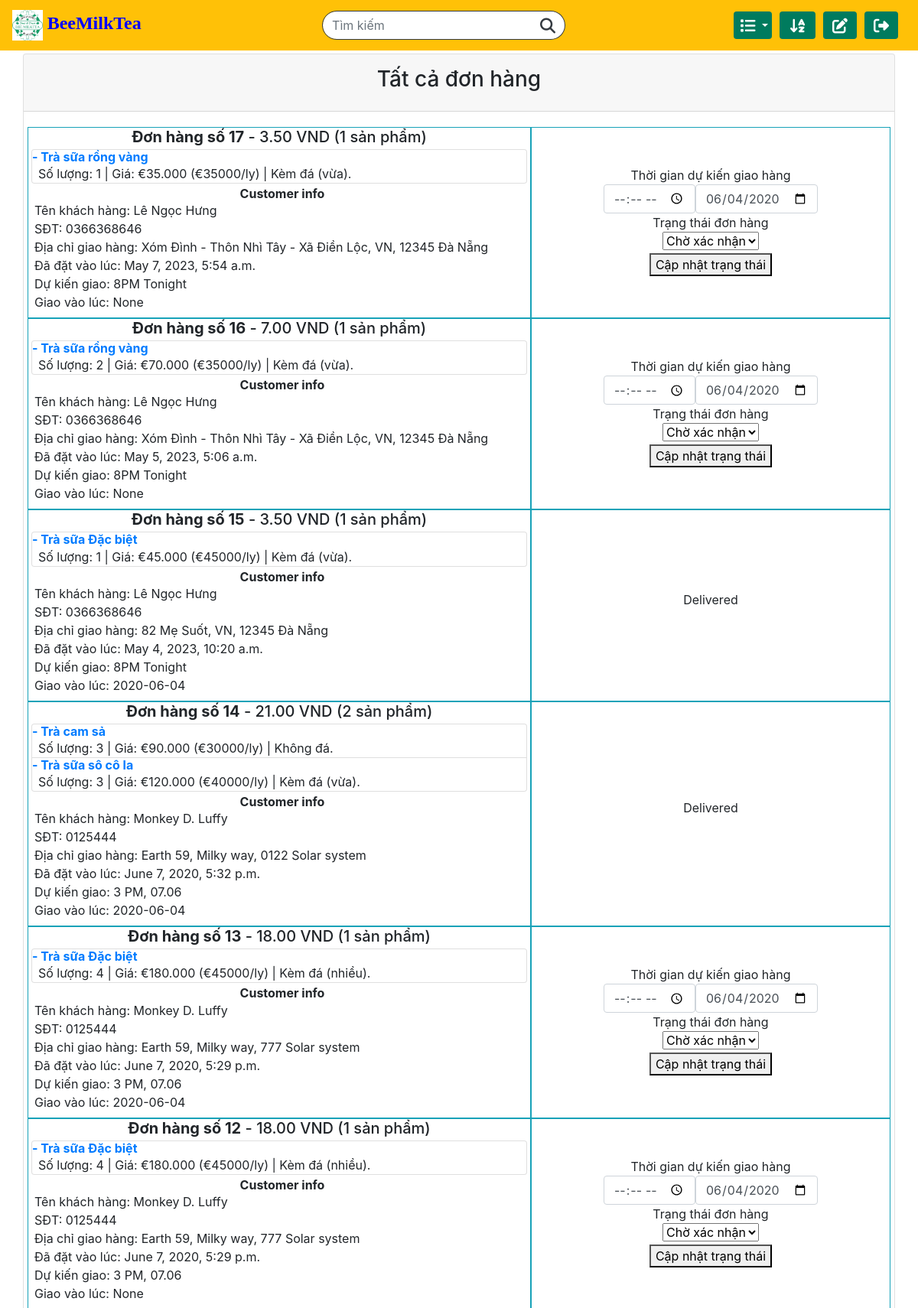
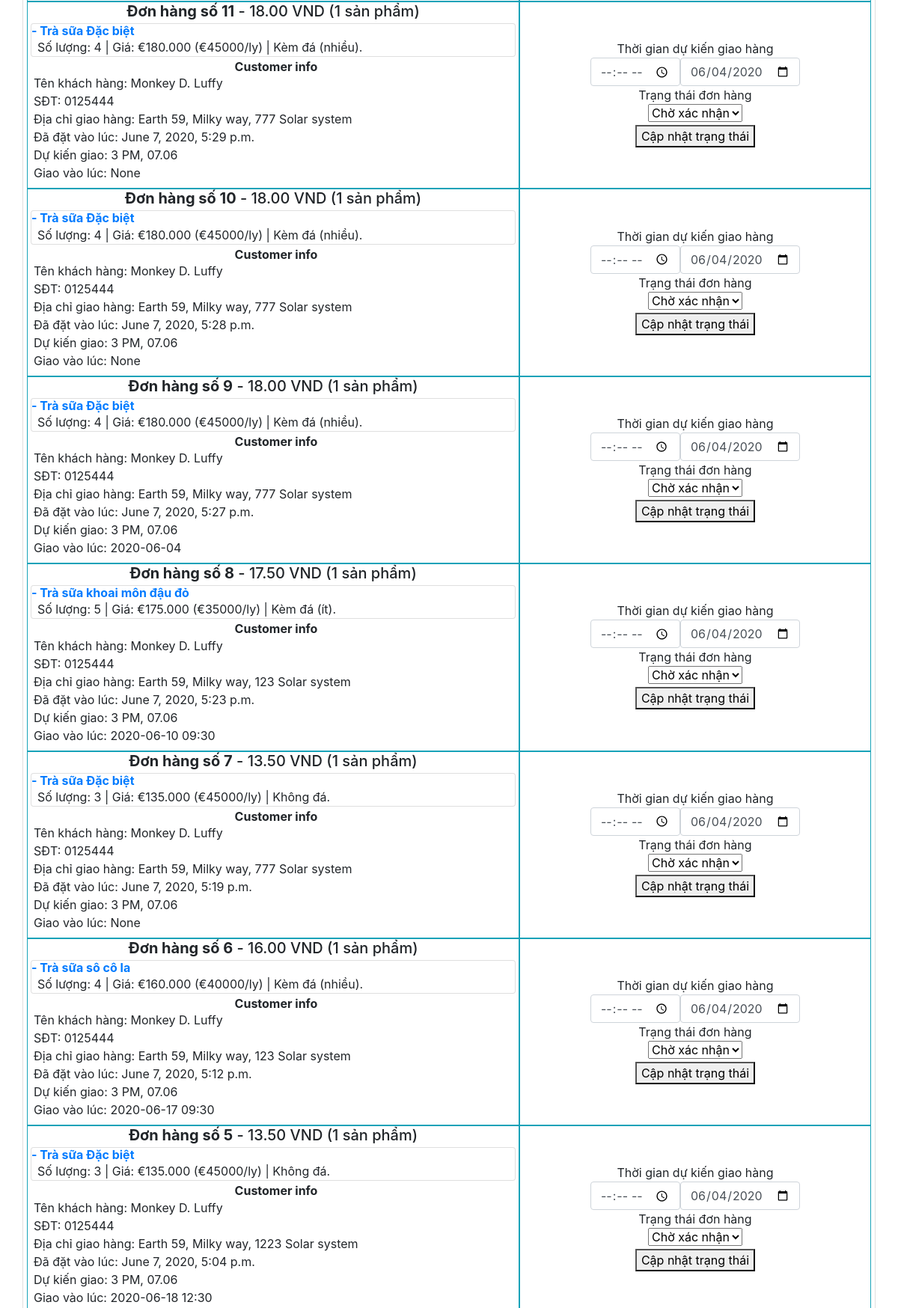
The app's page /manageOrder (signed in, upper part) with its own data (2 pictures, top to bottom).
### orders/models.py (models this page shows, shortened)
class Order(models.Model):
    user = models.ForeignKey(User, on_delete=models.CASCADE, related_name="usernames")
    ordered_items = models.ManyToManyField(Ordered_item, blank=True, related_name="items")
    name = models.CharField(max_length=32, blank=True)
    mobile = models.CharField(max_length=16, blank=True)
    shipping_address = models.TextField(blank=True)
    email = models.CharField(max_length=64, blank=True)
    total_price = models.DecimalField(decimal_places=2, max_digits=6)
    ordered_time = models.DateTimeField(auto_now_add=True)
    expected_time_request = models.TextField(blank=True)
    delivery_time = models.CharField(max_length=32, blank=True, null=True)
    status = models.CharField(max_length=32, choices=STATUS, default='Pending')

class Product(models.Model):
    name = models.CharField(max_length=64)
    category = models.CharField(max_length=32, choices=CATEGORIES, default='TRÀ SỮA')
    price = models.IntegerField(default=50000)
    unit = models.CharField(max_length=10, default='1 ly')
    availability = models.CharField(max_length=32, choices=AVAILABILITIES, default='có sẵn')
    quantity = models.IntegerField()
    description_short = models.CharField(max_length=64, default='có sẵn')
    description_long = models.TextField(default='có sẵn')
    image = models.ImageField(verbose_name="Product Image", upload_to="orders/static/orders/images/", default=None, blank=True)
    image_filename = models.CharField(max_length=256, default="image.jpg")

class Ordered_item(models.Model):
    product = models.ForeignKey(Product, on_delete=models.CASCADE, related_name="product")
    quantity = models.IntegerField()
    price_quantity = models.DecimalField(decimal_places=3, max_digits=10)
    notice = models.TextField(blank=True)

### orders/views.py (the view, shortened to what this page needs)
# urls.py: path("manageOrder", views.manageOrder_view, name="manageOrder"),
def manageOrder_view(request):
    if request.user.is_superuser:
        all_orders = list_detail_orders(Order.objects.all())
        context = {
            "orders": all_orders,
        }
        return render(request, 'orders/manageOrder.html', context)
    else:
        return HttpResponseRedirect(reverse("index"))

### orders/templates/orders/manageOrder.html (shortened to what this page needs)
{% extends "orders/base.html" %}
{% block main %}
<div class="container-md cart p-0 mt-3 mb-3">
  <div class="card">
    <div class="card-header pt-3 pb-3 pl-0 pr-0">
      <h3 class="text-center">Tất cả đơn hàng</h3>
    </div>
    <div class="card-body">
      <div class="row">
        {% for id, order in orders.items %}
        <div class="col-7 border border-info p-0">
          <h5 class="text-center m-0"><b>Đơn hàng số {{ id }}</b> - {{ order.total_price }} VND ({{ order.item_count }} sản phẩm)</h5>
          <ul class="list-group m-1">
            {% for item in order.ordered_products %}
            <li class="list-group-item p-0">
              <a href="/item/{{item.id}}"><h6 class="m-0"><b>- {{ item.name }}</b></h6></a>
              <p class="m-0 pl-2">Số lượng: {{ item.quantity }} | Giá: €{{ item.price }} (€{{ item.basic_price }}/{{ item.unit }}) | {{ item.user_request }}</p>
            </li>
            {% endfor %}
          </ul>
          <div class="reciever_info ml-2 mb-2">
            <h6 class="text-center mb-0"><b>Customer info</b></h6>
            <p class="m-0">Tên khách hàng: {{ order.customer_name }}</p>
            <p class="m-0">SĐT: {{ order.customer_mobile }}</p>
            <p class="m-0">Địa chỉ giao hàng: {{ order.shipping_address }}</p>
            <p class="m-0">Đã đặt vào lúc: {{ order.customer_ordered_time }}</p>
            <p class="m-0">Dự kiến giao: {{ order.customer_desires }}</p>
            <p class="m-0">Giao vào lúc: {{ order.delivery_time }}</p>
          </div>
        </div>
        <div class="col-5 d-flex align-items-center border border-info p-0">
          <div class="text-center w-100">
            {% if order.status == "Delivered"%}
              <p>{{ order.status }}</p>
            {% else %}
              <form action="/manageOrder" class="mb-1" method="post">
                <div class="form-group m-0">
                  <label for="datetime" class="m-0">Thời gian dự kiến giao hàng</label>
                  <div class="d-sm-flex justify-content-center">
                    <div class="text-center">
                      <input type="time" name="time" style="width: 120px;" class="form-control" id="datetime">
                    </div>
                    <div class="">
                      <input class="form-control" name="date" style="width: 160px;" type="date" value="2020-06-04" id="example-date-input">
                    </div>
                  </div>
                </div>
                <div class="form-group m-0">
                  <label for="status" class="m-0" mt-2>Trạng thái đơn hàng</label>
                  <div class="d-flex justify-content-center">
                    <select class="selectpicker price-select" data-width="135px" name="status" data-style="btn-success">
                      <option value="Pending">Chờ xác nhận</option>
                    </select>
                  </div>
                </div>
                <button class="button-confirm mt-1" type="submit">Cập nhật trạng thái</button>
              </form>
            {% endif %}
          </div>
        </div>
        {% endfor %}
      </div>
    </div>
  </div>
</div>
{% endblock %}

### static/orders/css/styles.css (style rules this page uses)
html { min-height: 100%; position: relative; }
body { margin-bottom: 100px; margin-top: 70px; }

### records on screen
Order: total_price "3.50", customer_name "Lê Ngọc Hưng", customer_mobile "0366368646", shipping_address "Xóm Đình - Thôn Nhì Tây - Xã Điền Lộc, VN, 12345 Đà Nẵng", customer_ordered_time "May 7, 2023, 5:54 a.m.", customer_desires "8PM Tonight"
Product: name "Trà sữa rồng vàng" "Trà sữa rồng vàng", unit "ly" "ly"
Ordered_item: price "35.000", user_request "Kèm đá (vừa)."
Order: total_price "7.00", customer_name "Lê Ngọc Hưng", customer_mobile "0366368646", shipping_address "Xóm Đình - Thôn Nhì Tây - Xã Điền Lộc, VN, 12345 Đà Nẵng", customer_ordered_time "May 5, 2023, 5:06 a.m.", customer_desires "8PM Tonight"
Ordered_item: price "70.000", user_request "Kèm đá (vừa)."
Order: total_price "3.50", customer_name "Lê Ngọc Hưng", customer_mobile "0366368646", shipping_address "82 Mẹ Suốt, VN, 12345 Đà Nẵng", customer_ordered_time "May 4, 2023, 10:20 a.m.", customer_desires "8PM Tonight", delivery_time "2020-06-04", status "Delivered"
Product: name "Trà sữa Đặc biệt" "Trà sữa Đặc biệt" "Trà sữa Đặc biệt" "Trà sữa Đặc biệt" "Trà sữa Đặc biệt" "Trà sữa Đặc biệt" "Trà sữa Đặc biệt" "Trà sữa Đặc biệt", unit "ly" "ly" "ly" "ly" "ly" "ly" "ly" "ly"
Ordered_item: price "45.000", user_request "Kèm đá (vừa)."
Order: total_price "21.00", customer_name "Monkey D. Luffy", customer_mobile "0125444", shipping_address "Earth 59, Milky way, 0122 Solar system", customer_ordered_time "June 7, 2020, 5:32 p.m.", customer_desires "3 PM, 07.06", delivery_time "2020-06-04", status "Delivered"
Product: name "Trà cam sả", unit "ly"
Ordered_item: price "90.000", user_request "Không đá."
Product: name "Trà sữa sô cô la" "Trà sữa sô cô la", unit "ly" "ly"
Ordered_item: price "120.000", user_request "Kèm đá (vừa)."
Order: total_price "18.00", customer_name "Monkey D. Luffy", customer_mobile "0125444", shipping_address "Earth 59, Milky way, 777 Solar system", customer_ordered_time "June 7, 2020, 5:29 p.m.", customer_desires "3 PM, 07.06", delivery_time "2020-06-04"
Ordered_item: price "180.000", user_request "Kèm đá (nhiều)."
Order: total_price "18.00", customer_name "Monkey D. Luffy", customer_mobile "0125444", shipping_address "Earth 59, Milky way, 777 Solar system", customer_ordered_time "June 7, 2020, 5:29 p.m.", customer_desires "3 PM, 07.06"
Ordered_item: price "180.000", user_request "Kèm đá (nhiều)."
Order: total_price "18.00", customer_name "Monkey D. Luffy", customer_mobile "0125444", shipping_address "Earth 59, Milky way, 777 Solar system", customer_ordered_time "June 7, 2020, 5:29 p.m.", customer_desires "3 PM, 07.06"
Ordered_item: price "180.000", user_request "Kèm đá (nhiều)."
Order: total_price "18.00", customer_name "Monkey D. Luffy", customer_mobile "0125444", shipping_address "Earth 59, Milky way, 777 Solar system", customer_ordered_time "June 7, 2020, 5:28 p.m.", customer_desires "3 PM, 07.06"
Ordered_item: price "180.000", user_request "Kèm đá (nhiều)."
Order: total_price "18.00", customer_name "Monkey D. Luffy", customer_mobile "0125444", shipping_address "Earth 59, Milky way, 777 Solar system", customer_ordered_time "June 7, 2020, 5:27 p.m.", customer_desires "3 PM, 07.06", delivery_time "2020-06-04"
Ordered_item: price "180.000", user_request "Kèm đá (nhiều)."
Order: total_price "17.50", customer_name "Monkey D. Luffy", customer_mobile "0125444", shipping_address "Earth 59, Milky way, 123 Solar system", customer_ordered_time "June 7, 2020, 5:23 p.m.", customer_desires "3 PM, 07.06", delivery_time "2020-06-10 09:30"
Product: name "Trà sữa khoai môn đậu đỏ", unit "ly"
Ordered_item: price "175.000", user_request "Kèm đá (ít)."
Order: total_price "13.50", customer_name "Monkey D. Luffy", customer_mobile "0125444", shipping_address "Earth 59, Milky way, 777 Solar system", customer_ordered_time "June 7, 2020, 5:19 p.m.", customer_desires "3 PM, 07.06"
Ordered_item: price "135.000", user_request "Không đá."
Order: total_price "16.00", customer_name "Monkey D. Luffy", customer_mobile "0125444", shipping_address "Earth 59, Milky way, 123 Solar system", customer_ordered_time "June 7, 2020, 5:12 p.m.", customer_desires "3 PM, 07.06", delivery_time "2020-06-17 09:30"
Ordered_item: price "160.000", user_request "Kèm đá (nhiều)."
Order: total_price "13.50", customer_name "Monkey D. Luffy", customer_mobile "0125444", shipping_address "Earth 59, Milky way, 1223 Solar system", customer_ordered_time "June 7, 2020, 5:04 p.m.", customer_desires "3 PM, 07.06", delivery_time "2020-06-18 12:30"
Ordered_item: price "135.000", user_request "Không đá."

### other values on screen
{{ id }} "17" "16" "15" "14" "13" "12" "11" "10" "9" "8" "7" "6" "5"
{{ order.item_count }} "1" "1" "1" "2" "1" "1" "1" "1" "1" "1" "1" "1" "1"
{{ item.quantity }} "1" "2" "1" "3" "3" "4" "4" "4" "4" "4" "5" "3" "4" "3"
{{ item.basic_price }} "35000" "35000" "45000" "30000" "40000" "45000" "45000" "45000" "45000" "45000" "35000" "45000" "40000" "45000"
{{ order.delivery_time }} "None" "None" "None" "None" "None" "None"
